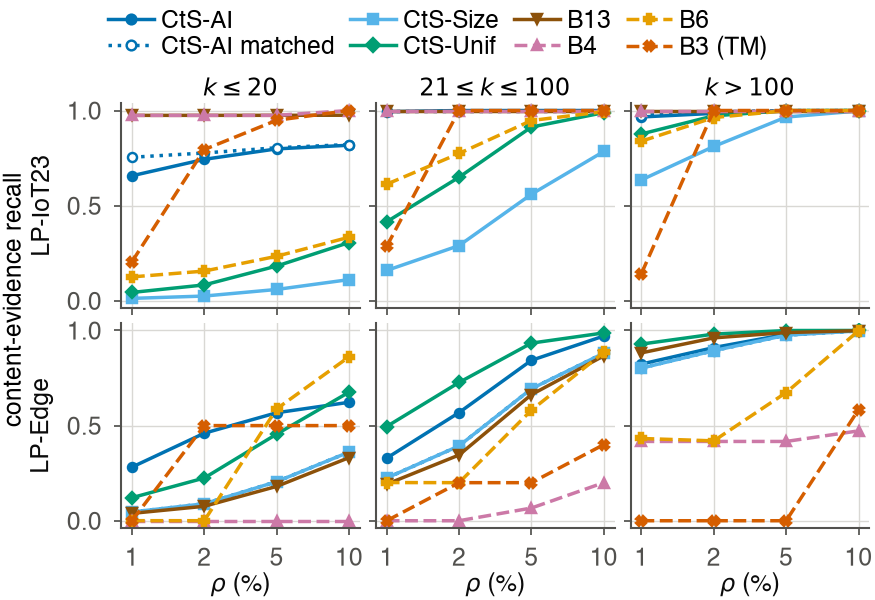

Reproduce this figure in Python.
"""Fig. 2 (E1): content-evidence recall vs budget ρ by incident-size stratum, LP-IoT23 (in-domain, p = 1%) and
LP-Edge (zero-shot), at equal storage.

Input: results/summary/E1_summary.parquet (scripts/90_aggregate.py --exp E1). Output: figures/fig2_recall.pdf (IEEE
single column, 3.5 in) + fig2_recall.caption.txt (facts the caption must state) + fig2_recall.png (preview).

    .venv/bin/python -I P1_CommitThenSample/figures/fig2_recall.py
"""
from __future__ import annotations

import json
import sys
from pathlib import Path

import numpy as np
import pandas as pd

HERE = Path(__file__).resolve().parent
P1 = HERE.parent
import matplotlib  # noqa: E402

matplotlib.use("Agg")
import matplotlib.pyplot as plt  # noqa: E402
from matplotlib.lines import Line2D  # noqa: E402

SUMMARY = P1 / "results" / "summary"
# paper-wide policy palette (Okabe-Ito; identical hex values to P1-F's figures/_style_p1f.py, copied not imported)
C = {"cts_ai": "#0072B2", "cts_size": "#56B4E9", "cts_unif": "#009E73", "b3": "#D55E00", "b4": "#CC79A7",
     "b6": "#E69F00", "b13": "#8C510A", "ink": "#0b0b0b", "ink2": "#52514e", "grid": "#d9d8d4"}
# policy -> (label, colour, linestyle, marker); CtS variants solid, non-CtS baselines dashed (secondary encoding)
POL = [("CtS-AI", "CtS-AI", C["cts_ai"], "-", "o"),
       ("CtS-AI-static", "CtS-AI matched", C["cts_ai"], ":", "o"),
       ("CtS-Size", "CtS-Size", C["cts_size"], "-", "s"),
       ("CtS-Unif", "CtS-Unif", C["cts_unif"], "-", "D"),
       ("B13", "B13", C["b13"], "-", "v"),
       ("B4", "B4", C["b4"], "--", "^"),
       ("B6", "B6", C["b6"], "--", "P"),
       ("B3", "B3 (TM)", C["b3"], "--", "X")]
STRATA = [("k<=20", "$k\\leq20$"), ("k21-100", "$21\\leq k\\leq100$"), ("k>100", "$k>100$")]
ROWS = [("LP-IoT23 1%", "LP-IoT23"), ("LP-Edge", "LP-Edge")]


def style():
    plt.rcParams.update({
        "font.family": "sans-serif", "font.sans-serif": ["Helvetica", "Arial", "DejaVu Sans"], "font.size": 7,
        "axes.titlesize": 7, "axes.labelsize": 7, "xtick.labelsize": 7, "ytick.labelsize": 7, "legend.fontsize": 7,
        "axes.linewidth": 0.6, "xtick.major.width": 0.5, "ytick.major.width": 0.5, "xtick.major.size": 2,
        "ytick.major.size": 2, "axes.edgecolor": C["ink2"], "axes.labelcolor": C["ink"], "xtick.color": C["ink2"],
        "ytick.color": C["ink2"], "axes.spines.top": False, "axes.spines.right": False, "pdf.fonttype": 42,
        "ps.fonttype": 42, "legend.frameon": False, "axes.grid": True, "grid.color": C["grid"], "grid.linewidth": 0.4,
        "lines.linewidth": 1.1, "lines.markersize": 3})


def main() -> int:
    style()
    S = pd.read_parquet(SUMMARY / "E1_summary.parquet")
    rhos = sorted(S["rho"].unique())
    fig, axs = plt.subplots(2, 3, figsize=(3.5, 2.4), sharex=True, sharey=True, layout="constrained")
    nI = {}
    for i, (grp, glab) in enumerate(ROWS):
        G = S[S["group"] == grp]
        for j, (st, slab) in enumerate(STRATA):
            ax = axs[i, j]
            n = int(G[f"n_{st}"].max()) if len(G) else 0
            nI[f"{glab}/{st}"] = n
            for key, lab, col, ls, mk in POL:
                g = G[G["policy"] == key].sort_values("rho")
                if g.empty:
                    continue
                y = g[f"content_{st}"].to_numpy(float)
                ax.plot(np.arange(len(g)), y, color=col, ls=ls, marker=mk, ms=2.6, lw=1.0,
                        mfc="white" if key == "CtS-AI-static" else col, mew=0.7)
            ax.set_ylim(-0.04, 1.04)
            ax.set_xticks(np.arange(len(rhos)), [f"{100 * r:g}" for r in rhos])
            if i == 0:
                ax.set_title(slab, pad=2)
            if j == 0:
                ax.set_ylabel(glab)
            if i == 1:
                ax.set_xlabel(r"$\rho$ (%)", labelpad=1)
    hand = [Line2D([], [], color=c, ls=ls, marker=m, ms=2.8, lw=1.0, mfc="white" if k == "CtS-AI-static" else c, mew=0.7)
            for k, _, c, ls, m in POL]
    fig.legend(hand, [p[1] for p in POL], loc="outside upper center", ncol=4, handlelength=1.9,
               columnspacing=0.6, labelspacing=0.15, borderaxespad=0.0, handletextpad=0.3)
    fig.supylabel("content-evidence recall", fontsize=7)
    fig.get_layout_engine().set(w_pad=0.01, h_pad=0.01, wspace=0.02, hspace=0.02)
    out = HERE / "fig2_recall.pdf"
    fig.savefig(out)
    fig.savefig(HERE / "fig2_recall.png", dpi=250)
    pol = pd.read_parquet(SUMMARY / "E1_policies.parquet")
    ad = pol[pol["policy"] == "CtS-AI"]
    cap = {"figure": "fig2_recall.pdf", "rho": [float(r) for r in rhos], "incidents_per_panel": nI,
           "streams": {"LP-IoT23": "6 LOSO folds at target p = 1% (realised 0.41-1.05%)",
                       "LP-Edge": "realised prevalence 0.10%, 0.97%, 3.25% (zero-shot models)"},
           "recall": "P(at least one content-bearing unit of the incident retained whole); exact for static designs and "
                     "deterministic baselines; CtS-AI (adaptive arm) = mean over R = 200 reps x 3 seeds of the exact "
                     "full-unit simulation; budget-matched policies spend B-bar E exactly or in expectation",
           "adaptive_spend_over_target": {g: [float(x) for x in ad[ad["group"] == g].groupby("rho")["spend_over_target"].mean()]
                                          for g in ("LP-IoT23 1%", "LP-Edge")},
           "text_for_caption": "E1: content-evidence recall vs budget rho by incident size k (content-bearing units), "
                               "LP-IoT23 (6 LOSO folds, p = 1%, in-domain) and LP-Edge (zero-shot); analytic for static "
                               "designs and baselines, R = 200 reps x 3 seeds for the adaptive CtS-AI arm. On LP-Edge the "
                               "adaptive arm overspends (spend/target in the sidecar), the matched static design does not."}
    (HERE / "fig2_recall.caption.txt").write_text(json.dumps(cap, indent=1))
    print(f"wrote {out}")
    return 0


if __name__ == "__main__":
    sys.exit(main())
